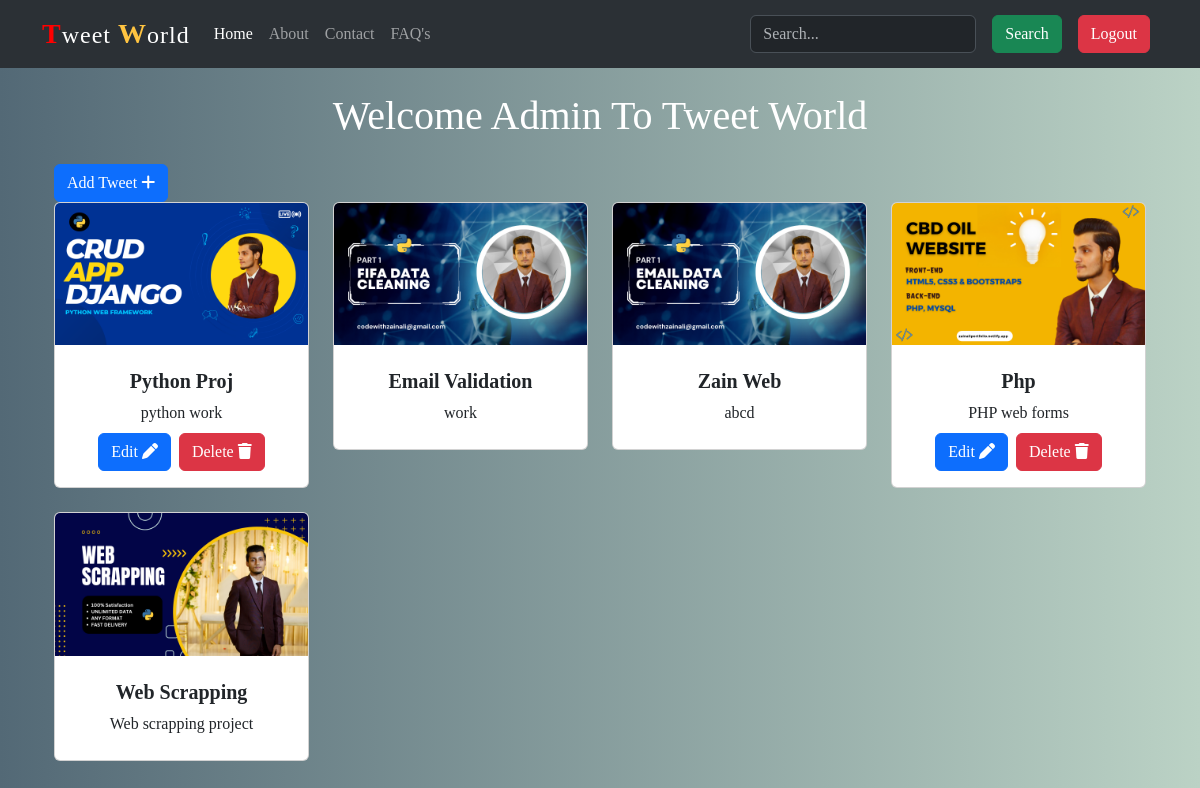
Screenshot of / (signed in) with the database file from the repository.
### home/models.py (models this page shows, shortened)
class Tweet(models.Model):
    user = models.ForeignKey(User,on_delete=models.CASCADE)
    title = models.TextField(max_length=50)
    desc =  models.TextField(max_length=255)
    image = models.ImageField(upload_to="TweetPhotos/",blank=True,null=True)
    created_at = models.DateTimeField(auto_now_add=True)
    updated_at = models.DateTimeField(auto_now=True)

### home/views.py (the view)
# urls.py: path('', views.index , name="index" ),
def index(request):
    tweets = Tweet.objects.all().order_by("-created_at")
    return render(request,"index.html",{"tweets":tweets})

### home/templates/index.html (shortened to what this page needs)
{% extends "base.html" %}
{% block content %}
<div class="container">
  {% if user.is_authenticated %}
  <h1 class="text-center text-white my-4">Welcome {{ request.user|capfirst }} To Tweet World</h1>
  {% else %}
  <h1 class="text-center text-white my-4">Welcome To Tweet World</h1>
  {% endif %}
  {% if user.is_authenticated %}
    <a class="btn btn-primary" href="{% url 'tweet_create' %}">Add Tweet <i class="fa-solid fa-plus"></i></a>
  {% endif %}
  <div class="row">
    {% for tweet in tweets %}
    <div class="col-md-3 mb-4">
      <div class="card" style="width: 100%;">
        <img src="{{ tweet.image.url }}" class="card-img-top" alt="...">
        <div class="card-body">
          <h5 class="card-title text-center my-2 fw-bold">{{ tweet.title|title }}</h5>
          <p class="card-text text-center my-2">{{ tweet.desc }}</p>
          {% if tweet.user == user %}
          <div class="d-flex justify-content-center">
            <a href="{% url 'tweet_edit' tweet.id %}" class="btn btn-primary mx-1">Edit <i class="fa-solid fa-pen"></i></a>
            <a href="{% url 'tweet_delete' tweet.id %}" class="btn btn-danger mx-1">Delete <i class="fa-solid fa-trash"></i></a>
          </div>
          {% endif %}
        </div>
      </div>
    </div>
    {% endfor %}
  </div>
</div>
{% endblock content %}

### static/css/style.css (style rules this page uses)
body { background: #BBD2C5; background: -webkit-linear-gradient(to right, #536976, #BBD2C5); background: linear-gradient(to right, #536976, #BBD2C5); font-family: cursive; }

### rows the page displays
Tweet: image (picture), title "Python Proj", desc "python work", shows "Edit"
Tweet: image (picture), title "Email Validation", desc "work"
Tweet: image (picture), title "Zain Web", desc "abcd"
Tweet: image (picture), title "Php", desc "PHP web forms", shows "Edit"
Tweet: image (picture), title "Web Scrapping", desc "Web scrapping project"

### other values shown
{{ request.user|capfirst }} "Admin"
